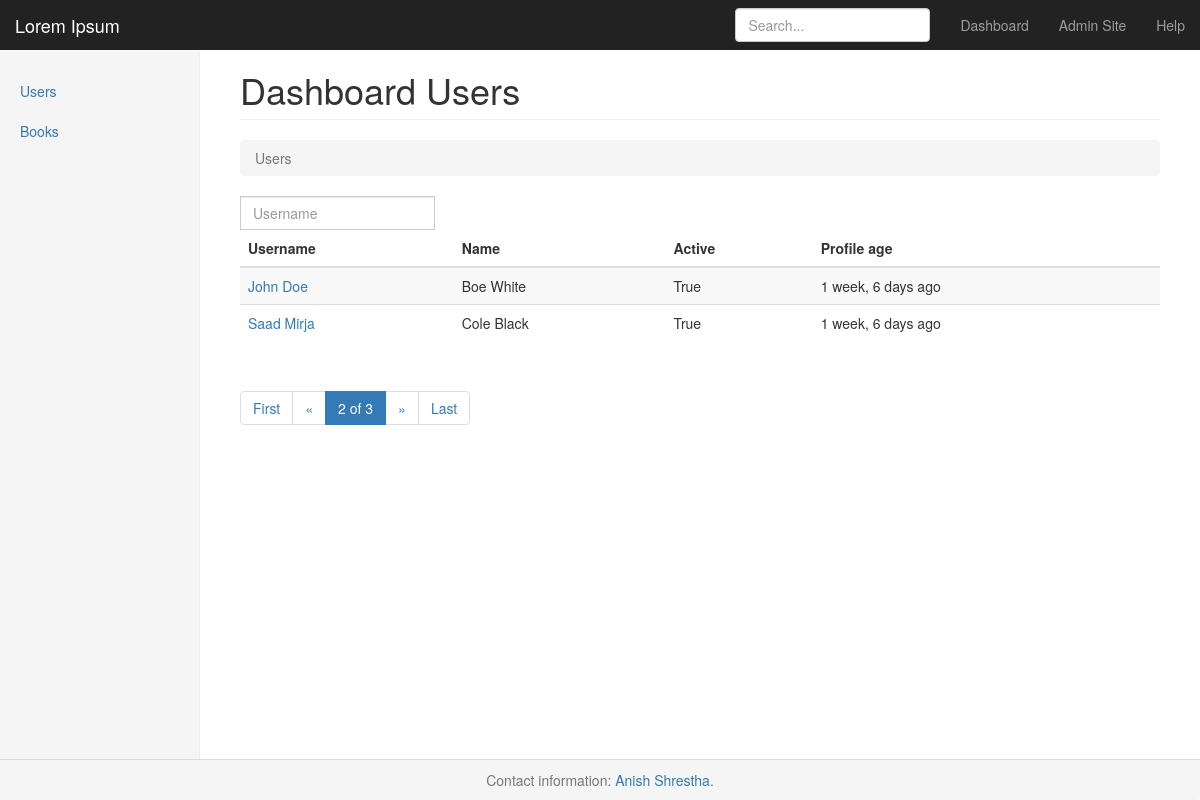
Before: /?&page=2 with the older database file.
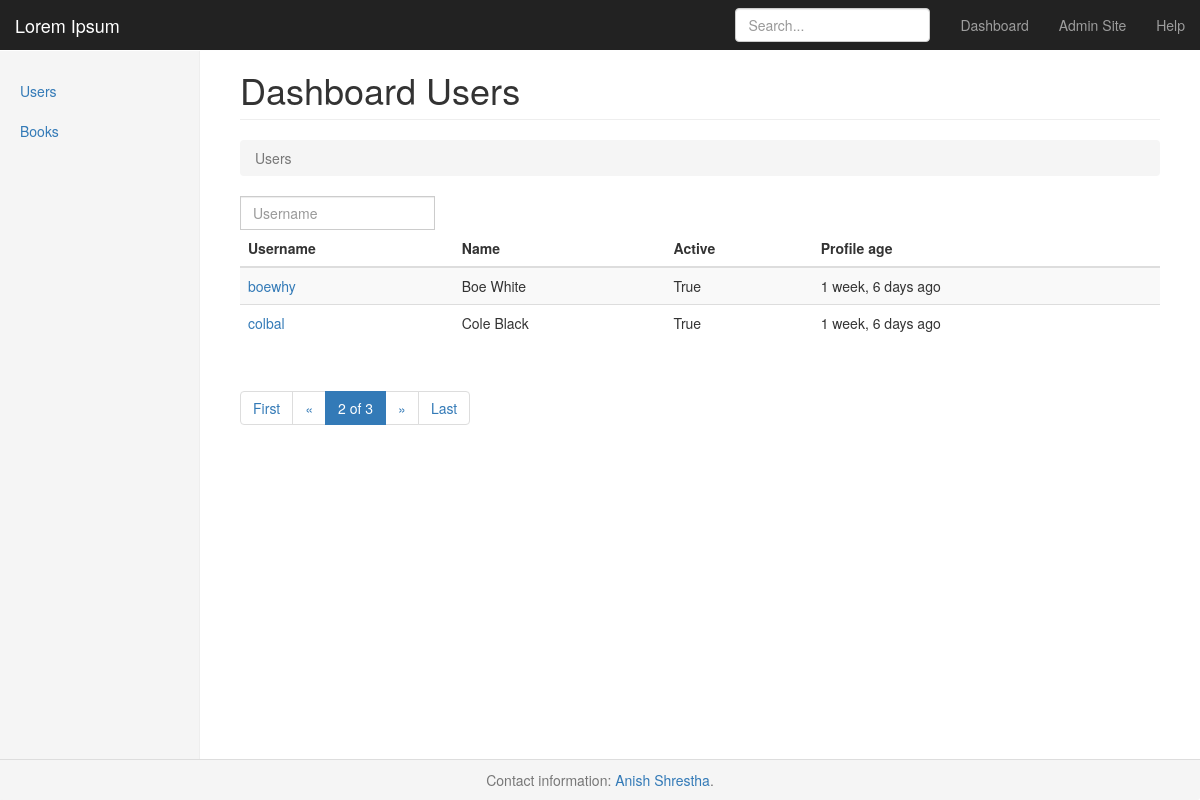
After: the same page with the newer database file.
### users/models.py (models this page shows, shortened)
class AayuUser(AbstractUser):
    image = models.ImageField(
        _("Image"),
        upload_to=get_image_path,
        blank=True,
        null=True
    )
    def get_absolute_url(self):
        return reverse("users:detail", kwargs=dict(pk=self.pk))
    class Meta:
        swappable = "AUTH_USER_MODEL"

### users/views.py (the view)
# urls.py: path('', UsersListView.as_view(), name='list'),
class UsersListView(ListView):
    template_name = "user_list.html"
    queryset = User.objects.all().order_by('id')
    paginate_by = 2
    def get_queryset(self):
        return UserFilter(
            data=self.request.GET,
            queryset=super(UsersListView, self).get_queryset()
        ).qs
    def get_context_data(self, *args, **kwargs):
        context = super(UsersListView, self).get_context_data(*args, **kwargs)
        context['filter'] = UserFilter(data=self.request.GET)
        context['ordering_a'] = self.request.GET.get('ordering_a')
        if 'page' in self.request.GET:
            request_clone = copy(self.request)
            request_clone.GET._mutable = True
            if len(request_clone.GET.getlist('page')) >= 1:
                del request_clone.GET['page']
            request_clone.GET._mutable = False
            context['request'] = request_clone
        return context

### users/templates/user_list.html (shortened to what this page needs)
{% extends 'base.html' %}
{% block header %}
    {{ block.super }} Users
{% endblock %}
{% block breadcrumb %}
    <li class="active">Users</li>
{% endblock %}
{% block content %}
    <div class="input-group mb-3">
        <input type="text" class="form-control" id="username_filter" placeholder="Username" aria-label="Username">
    </div>
    {% if object_list %}
        <div class="table-responsive">
            <table class="table table-striped">
              <thead>
                <tr>
                  <th><span class="ordering" onclick="orderChange('a')">Username</span></th>
                  <th><span class="ordering" onclick="">Name</span></th>
                  <th><span class="ordering" onclick="">Active</span></th>
                  <th><span class="ordering" onclick="orderChange('b')">Profile age</span></th>
                </tr>
              </thead>
              <tbody>
              {% for obj in object_list %}
                <tr>
                  <td><a href={{ obj.get_absolute_url }}>{{ obj.username }}</a><br></td>
                  <td>{{ obj.get_full_name | title }}<br></td>
                  <td>{{ obj.is_active }}<br></td>
                  <td>{{ obj.date_joined | timesince }} ago<br></td>
                </tr>
              {% endfor %}
              </tbody>
            </table>
          </div>
    {% else %}
        <p><strong>Wow, such empty.</strong></p>
    {% endif %}
{% endblock %}

### templates/base.html (shortened to what this page needs)
{% load static %}
<!DOCTYPE html>
<html lang="en">
<head>
    {% include 'includes/header.html' %}
</head>
<body>
    {% include 'includes/nav.html' %}
    <div class="container-fluid">
      <div class="row">
        {% include 'includes/nav-sidebar.html' %}
        <div class="col-sm-9 col-sm-offset-3 col-md-10 col-md-offset-2 main">
          <h1 class="page-header">{% block header %}Dashboard{% endblock %}</h1>
          <div class="breadcrumb">
            {% block breadcrumb %}{% endblock %}
          </div>
          <div class="content">
            {% block content %}{% endblock %}
          </div>
          {% include 'includes/pagination.html' %}
          </div>
        {% include 'includes/footer.html' %}
        </div>
      </div>
    </body>
</html>

### templates/includes/header.html (shortened to what this page needs)
{% load static %}
<link href="{% static "dashboard_files/bootstrap.css" %}" rel="stylesheet">
<link href="{% static "dashboard_files/ie10-viewport-bug-workaround.css" %}" rel="stylesheet">
<link href="{% static "dashboard_files/dashboard.css" %}" rel="stylesheet">

### templates/includes/nav.html (shortened to what this page needs)
<nav class="navbar navbar-inverse navbar-fixed-top">
  <div class="container-fluid">
    <div class="navbar-header">
      <a class="navbar-brand" href="#">Lorem Ipsum</a>
    </div>
    <div id="navbar" class="navbar-collapse collapse">
      <ul class="nav navbar-nav navbar-right">
        <li><a href={% url "users:list" %}>Dashboard</a></li>
        <li><a href="/admin/">Admin Site</a></li>
        <li><a href="#">Help</a></li>
      </ul>
      <form class="navbar-form navbar-right">
        <input type="text" class="form-control" placeholder="Search...">
      </form>
    </div>
  </div>
</nav>

### templates/includes/nav-sidebar.html
<div class="col-sm-3 col-md-2 sidebar">
  <ul class="nav nav-sidebar">
    <li><a href={% url "users:list" %}>Users</a></li>
    <li><a href={% url "books:list" %}>Books</a></li>
  </ul>
</div>

### templates/includes/pagination.html
{% if is_paginated %}
    <ul class="pagination">
        <li class="page-item"><a href="?{{ request.GET.urlencode }}&page=1">First</a></li>
        {% if page_obj.has_previous %}
            <li class="page-item"><a href="?{{ request.GET.urlencode }}&page={{ page_obj.previous_page_number }}">&laquo;</a></li>
        {% else %}
            <li class="disabled"><span>&laquo;</span></li>
        {% endif %}
        <li class="active"><span>{{ page_obj.number }} of {{ paginator.num_pages }}</span></li>
        {% if page_obj.has_next %}
            <li class="page-item"><a href="?{{ request.GET.urlencode }}&page={{ page_obj.next_page_number }}">&raquo;</a></li>
        {% else %}
            <li class="disabled"><span>&raquo;</span></li>
        {% endif %}
        <li class="page-item"><a href="?{{ request.GET.urlencode }}&page={{ paginator.num_pages }}">Last</a></li>
    </ul>
{% endif %}

### templates/includes/footer.html (shortened to what this page needs)
<footer class="panel-footer m-footer">
    <div>
        <span class="text-muted">Contact information: <a href="mailto:anish.shrestha@mailinator.com">Anish Shrestha</a>.</span>
    </div>
</footer>

### static/dashboard_files/dashboard.css (style rules this page uses)
body { padding-top: 50px; }
.navbar-fixed-top { border: 0; }
.sidebar { display: none; }
@media (min-width: 768px) { .sidebar { position: fixed; top: 51px; bottom: 0; left: 0; z-index: 1000; display: block; padding: 20px; overflow-x: hidden; overflow-y: auto; background-color: #f5f5f5; border-right: 1px solid #eee; } }
.nav-sidebar { margin-right: -21px; margin-bottom: 20px; margin-left: -20px; }
.nav-sidebar > li > a { padding-right: 20px; padding-left: 20px; }
.main { padding: 20px; }
@media (min-width: 768px) { .main { padding-right: 40px; padding-left: 40px; } }
.main .page-header { margin-top: 0; }

### users/templates/user_list.html (style rules this page uses)
.ordering { cursor: pointer; }

### templates/includes/footer.html (style rules this page uses)
.m-footer { position: fixed; bottom: 0; left: 0; z-index: 1111; width: 100%; align-items: center; text-align: center; }

Changed rows visible on the page:
changed AayuUser "Boe White": username "John Doe" → "boewhy"
changed AayuUser "Cole Black": username "Saad Mirja" → "colbal"
